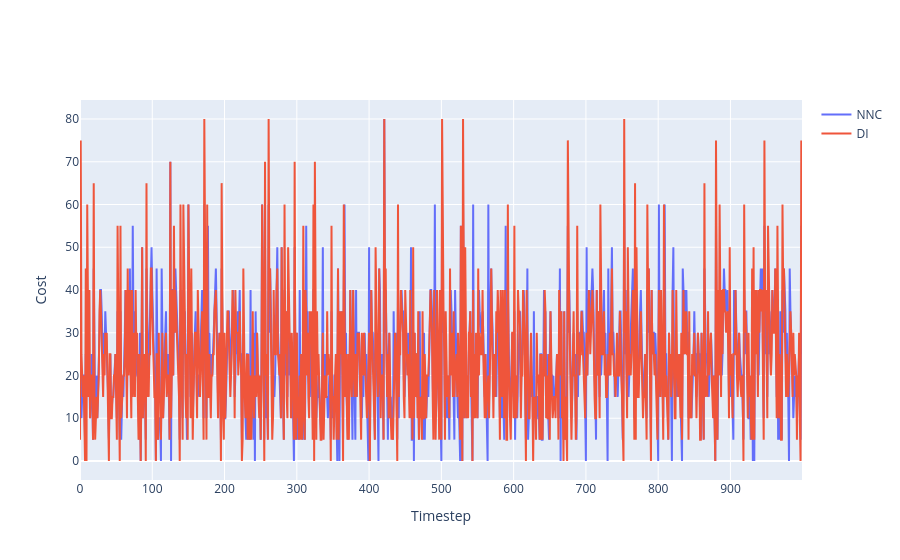

The cell this chart's notebook holds for it:
### Code cell
a = go.Scatter(y=[x.item() for x in nn_ci], name='NNC')
b = go.Scatter(y=[x.item() for x in di_ci], name='DI')
fig = go.Figure([a,b])
fig.layout.xaxis.title = 'Timestep'
fig.layout.yaxis.title = 'Cost'
fig

### Figure 1 — Plotly figure (JSON) as saved in the notebook; plotly's stock layout.template omitted (floating-point values rounded to 4 significant figures; data arrays with more than 128 entries replaced by an {"elided": "..."} marker saying what was removed)
{"data": [{"name": "NNC", "type": "scatter", "y": {"elided": "1000 int values"}}, {"name": "DI", "type": "scatter", "y": {"elided": "1000 int values"}}], "layout": {"xaxis": {"title": {"text": "Timestep"}}, "yaxis": {"title": {"text": "Cost"}}}}
